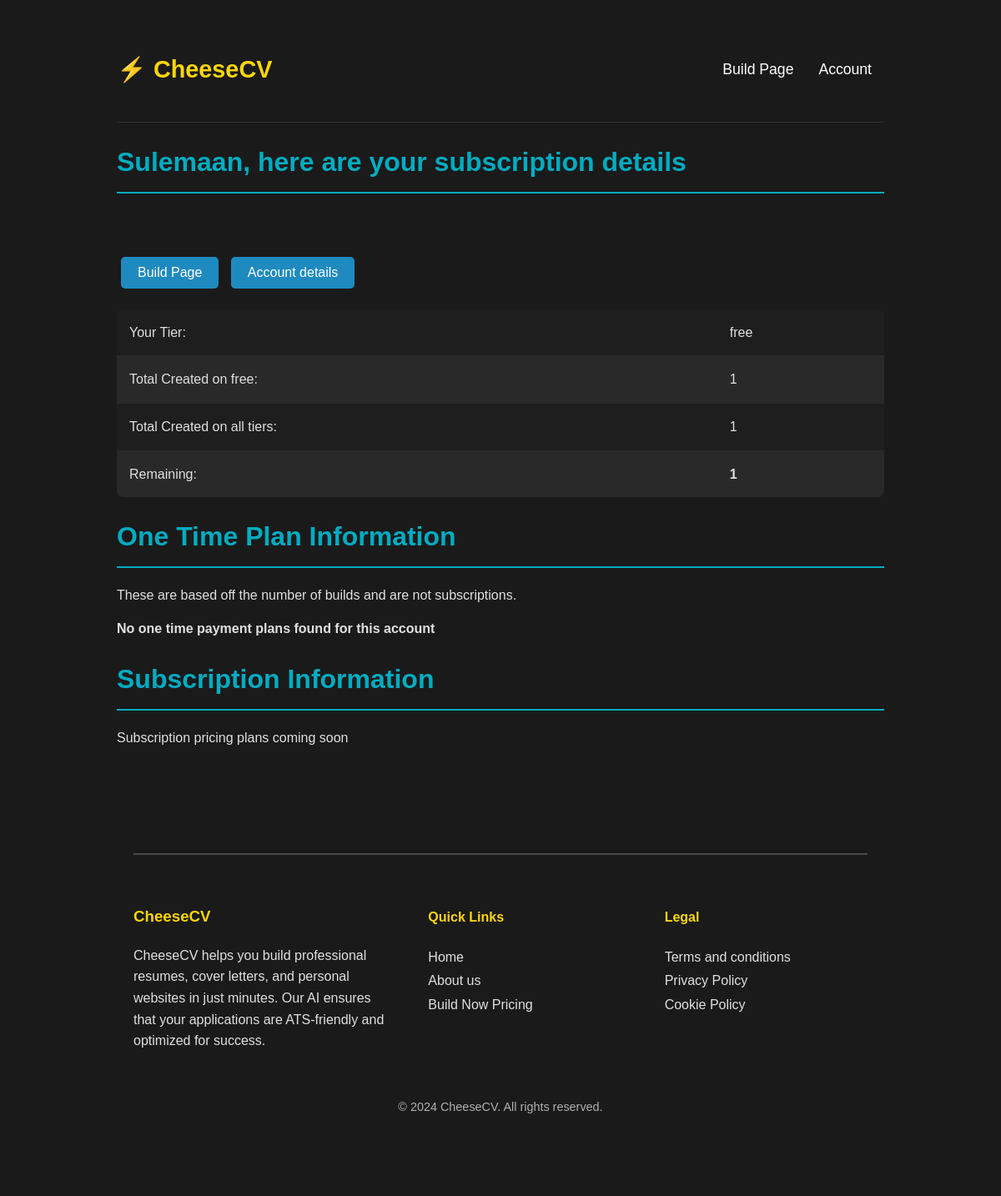
/25/subscriptions (signed in), run on the app's committed database.
### resume_app/models.py (models this page shows, shortened)
class UserProfile(models.Model):
    def profile_image_upload_to(instance, filename):
        return f"profile_pictures/{instance.account.id}.jpg"
    id = models.AutoField(primary_key=True)
    account = models.ForeignKey(Account, on_delete=models.CASCADE, null=True, related_name='account_user_profile')
    first_name = models.CharField(max_length=255)
    last_name = models.CharField(max_length=255)
    phone = models.CharField(max_length=15)
    city = models.CharField(max_length=255)
    state = models.CharField(max_length=255)
    linkedin_link = models.CharField(blank=True, null=True, max_length=255)
    resume_link = models.URLField(blank=True, null=True)
    github_link = models.CharField(blank=True, null=True, max_length=255)
    website_link = models.URLField(blank=True, null=True)
    profile_image = models.ImageField(upload_to=profile_image_upload_to, storage=OverwriteStorage(), blank=True, null=True)
    spoken_languages = models.CharField(max_length=255, blank=True, null=True)
    programming_languages = models.CharField(max_length=255, blank=True, null=True)
    technical_skills = models.CharField(max_length=255, blank=True, null=True)
    leadership = models.CharField(max_length=255, blank=True, null=True)

class Account(models.Model):
    id = models.AutoField(primary_key=True)
    user = models.ForeignKey(User, on_delete=models.CASCADE, null=True, related_name='account_user')
    name = models.CharField(max_length=255, unique=True)  # needs to be unique
    password = models.CharField(max_length=255)  # Store hashed password
    email = models.EmailField()
    tier = models.CharField(max_length=255, default="free")
    educations = models.ForeignKey('Education', on_delete=models.SET_NULL, null=True, related_name='education_account')
    user_profile = models.ForeignKey('UserProfile', on_delete=models.SET_NULL, null=True, related_name='user_profile_account')
    user_plan = models.ForeignKey('Plan', on_delete=models.SET_NULL, null=True, related_name='user_plan')
    user_payment = models.ForeignKey('Payment', on_delete=models.SET_NULL, null=True, related_name='user_payment')
    resume_links = models.CharField(max_length=100000, blank=True, null=True, help_text="Separate links with commas")
    unique_words = models.CharField(max_length=10000000, blank=True, null=True, help_text="Separate action words with commas")
    reset_password_code = models.CharField(max_length=255, null=True)
    is_active = models.BooleanField(default=True)

class Plan(models.Model):
    id = models.AutoField(primary_key=True)
    type = models.CharField(max_length=255, default="free")
    account = models.ForeignKey(Account, on_delete=models.CASCADE, null=True)
    forms_remaining = models.IntegerField(default=2)
    forms_filled_on_current_plan = models.IntegerField(default=0)
    total_forms_filled = models.IntegerField(default=0)
    total_cover_letters = models.IntegerField(default=0)
    total_tailored_resumes = models.IntegerField(default=0)
    subscription_ids = models.CharField(max_length=100000, blank=True, null=True, help_text="subscription_ids seperated by commas")

### resume_app/views.py (the view)
# urls.py: path('<int:account_id>/subscriptions', subscriptions, name='subscriptions'),
@login_required
def subscriptions(request, account_id):
    account = Account.objects.get(id=account_id)
    user_plan = Plan.objects.get(account = account)
    userprofile = UserProfile.objects.get(account = account)
    payment_instances = Payment.objects.filter(account=account)
    subscription_exists = any(payment_instance.mode == 'subscription' for payment_instance in payment_instances)
    if request.method == 'GET':
        context = {
                    'account' : account,
                    'user_profile': userprofile,
                    'user_plan' : user_plan,
                    'payment_instances' : payment_instances ,
                    'remaining' : user_plan.forms_remaining - user_plan.forms_filled_on_current_plan,
                    'subscription_exists': subscription_exists,
        }
        return render(request, 'subscriptions.html' , context)

### resume_app/templates/subscriptions.html (shortened to what this page needs)
{% extends 'index.html' %}
{% load static %}
{% block header_links %}
        <a href="{% url 'confirmation' account_id=account.id %}">  Build Page </a>
        <a href="{% url 'account' account_id=account.id %}">  Account </a>
{% endblock %}
{% block content %}
<h1>{{user_profile.first_name}}, here are your subscription details </h1>
    <br> <br>
    <a href="{% url 'confirmation' account_id=account.id %}" class="reload_resume_and_website-button">
        <button type="button"> Build Page </button>
    </a>
    <a href="{% url 'account' account_id=account.id %}" class="reload_resume_and_website-button">
        <button type="button"> Account details </button>
    </a>
    <table class="user-info-table">
        <tr>
            <td>Your Tier:</td>
            <td>{{account.tier}}</td>
        </tr>
        <tr>
            <td>Total Created on {{account.tier}}:</td>
            <td>{{user_plan.forms_filled_on_current_plan}}</td>
        </tr>
        <tr>
            <td>Total Created on all tiers:</td>
            <td>{{user_plan.total_forms_filled}} </td>
        </tr>
        <tr>
            <td>Remaining:</td>
            <td> <b> {{remaining}} </b> </td>
        </tr>
    </table>
    <h1> One Time Plan Information </h1>
    <p> These are based off the number of builds and are not subscriptions.</p>
    {% if payment_instances %}
        {% for payment_instance in payment_instances %}
            {% if payment_instance.mode == 'payment' %}
                <table border="1">
                    <tr>
                        <th>Payment ID</th>
                        <th>Customer Name</th>
                        <th>Customer Email</th>
                        <th>Product Name</th>
                        <th>Product Price</th>
                        <th>Date of Purchase</th>
                    </tr>
                        <tr>
                            <td>{{ payment_instance.subscription_id }}</td>
                            <td>{{ payment_instance.customer_name }}</td>
                            <td>{{ payment_instance.customer_email }}</td>
                            <td>{{ payment_instance.product_name }}</td>
                            <td>{{ payment_instance.product_price }}</td>
                            <td>{{ payment_instance.start_date }}</td>
                        </tr>
                </table>
            {% endif %}
        {% endfor %}
    {% else %}
        <b> <p>No one time payment plans found for this account</p> </b>
    {% endif %}
    <h1> Subscription Information </h1>
    <p> Subscription pricing plans coming soon  </p>
<br><br>
{% endblock %}

### resume_app/templates/index.html (style rules this page uses)
body { padding: 0 10%; margin: 0; background-color: #121212; color: #ffffff; font-family: 'Poppins', sans-serif; }
html { scroll-behavior: smooth; }
.header-nav a { color: #ffffff; margin: 0 15px; text-decoration: none; font-size: 1.1em; }

### resume_app/templates/subscriptions.html (style rules this page uses)
body { background-color: #1a1a1a; color: #e0e0e0; font-family: 'Arial', sans-serif; line-height: 1.6; margin: 20px; }
h1 { color: #00acc1; border-bottom: 2px solid #00acc1; padding-bottom: 10px; margin-bottom: 20px; }
a.reload_resume_and_website-button button { background-color: #1f8ac0; color: #ffffff; border: none; padding: 10px 20px; margin: 5px; cursor: pointer; border-radius: 5px; transition: background-color 0.3s ease; text-align: center; font-size: 16px; }
a.reload_resume_and_website-button { text-decoration: none; }
table { width: 100%; border-collapse: collapse; margin: 20px 0; background-color: #1e1e1e; border-radius: 8px; overflow: hidden; }
table th, table td { padding: 15px; text-align: left; }
table td { border-bottom: 1px solid #2a2a2a; }
table tr:nth-child(even) { background-color: #292929; }
table tr:last-child td { border-bottom: none; }
button { background-color: #d32f2f; color: #ffffff; border: none; padding: 8px 15px; border-radius: 5px; cursor: pointer; transition: background-color 0.3s ease; }
p { margin: 15px 0; }

### data on the page
UserProfile: first_name "Sulemaan"
Account: tier "free"
Plan: forms_filled_on_current_plan "1", total_forms_filled "1"

### other printed values
{{ remaining }} "1"
